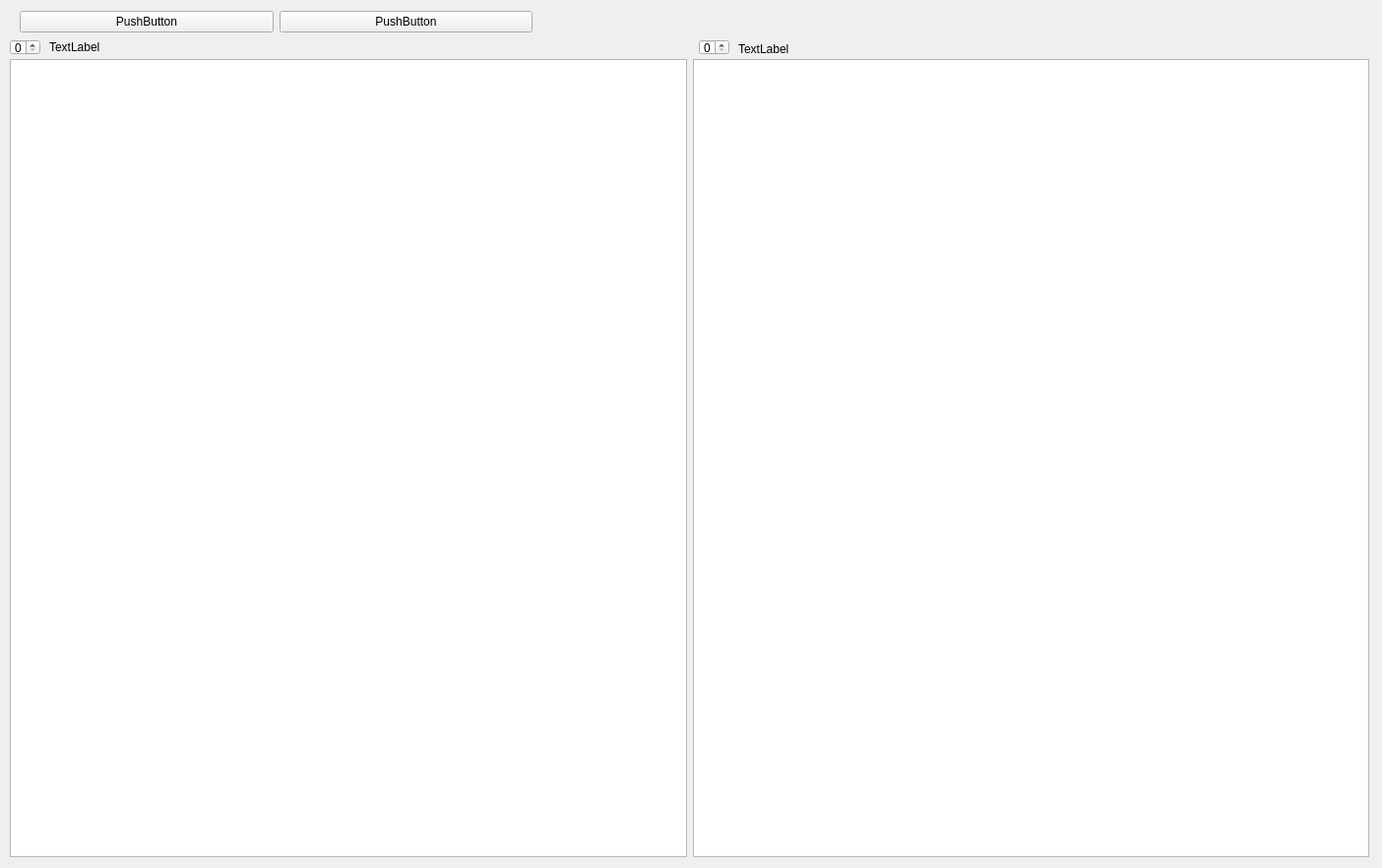
<?xml version="1.0" encoding="UTF-8"?>
<ui version="4.0">
 <class>MainWindow</class>
 <widget class="QMainWindow" name="MainWindow">
  <property name="geometry">
   <rect>
    <x>0</x>
    <y>0</y>
    <width>1404</width>
    <height>882</height>
   </rect>
  </property>
  <property name="windowTitle">
   <string>MainWindow</string>
  </property>
  <widget class="QWidget" name="centralwidget">
   <widget class="QLabel" name="key_label">
    <property name="geometry">
     <rect>
      <x>50</x>
      <y>40</y>
      <width>641</width>
      <height>16</height>
     </rect>
    </property>
    <property name="text">
     <string>TextLabel</string>
    </property>
   </widget>
   <widget class="QLabel" name="student_label">
    <property name="geometry">
     <rect>
      <x>750</x>
      <y>40</y>
      <width>631</width>
      <height>20</height>
     </rect>
    </property>
    <property name="text">
     <string>TextLabel</string>
    </property>
   </widget>
   <widget class="QSpinBox" name="key_sheet_turner">
    <property name="geometry">
     <rect>
      <x>10</x>
      <y>40</y>
      <width>31</width>
      <height>16</height>
     </rect>
    </property>
   </widget>
   <widget class="QSpinBox" name="student_sheet_turner">
    <property name="geometry">
     <rect>
      <x>710</x>
      <y>40</y>
      <width>31</width>
      <height>16</height>
     </rect>
    </property>
   </widget>
   <widget class="QWidget" name="">
    <property name="geometry">
     <rect>
      <x>20</x>
      <y>10</y>
      <width>521</width>
      <height>25</height>
     </rect>
    </property>
    <layout class="QHBoxLayout" name="button_container">
     <item>
      <widget class="QPushButton" name="previous_file_button">
       <property name="text">
        <string>PushButton</string>
       </property>
      </widget>
     </item>
     <item>
      <widget class="QPushButton" name="next_file_botton">
       <property name="text">
        <string>PushButton</string>
       </property>
      </widget>
     </item>
    </layout>
   </widget>
   <widget class="QWidget" name="">
    <property name="geometry">
     <rect>
      <x>10</x>
      <y>60</y>
      <width>1381</width>
      <height>811</height>
     </rect>
    </property>
    <layout class="QGridLayout" name="display_container">
     <item row="0" column="1">
      <widget class="QTableWidget" name="student_table"/>
     </item>
     <item row="0" column="0">
      <widget class="QTableWidget" name="key_table"/>
     </item>
    </layout>
   </widget>
  </widget>
 </widget>
 <resources/>
 <connections/>
</ui>
